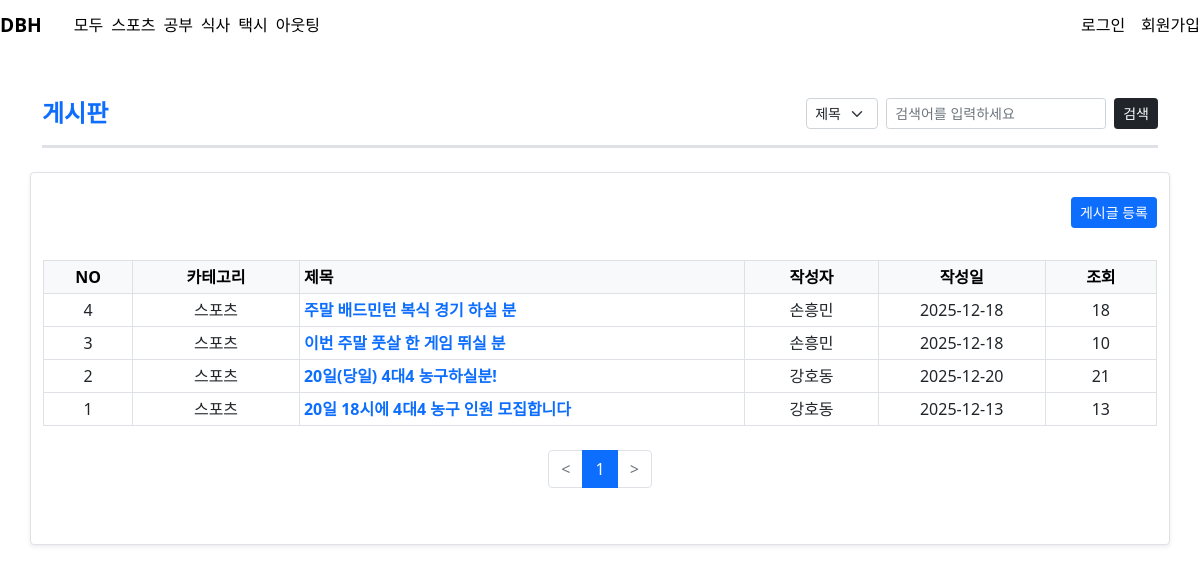
Page /src/index/index.php?cr=1 on the committed database.
### tables this page shows
CREATE TABLE board (
    board_id INT PRIMARY KEY AUTO_INCREMENT,
    fk_member_id INT NOT NULL,
    fk_activity_id INT,
    title VARCHAR(100) NOT NULL,
    content TEXT NOT NULL,
    reg_date DATETIME NOT NULL DEFAULT CURRENT_TIMESTAMP,
    modify_date DATETIME,
    real_yn TINYINT NOT NULL,
    hits INT,
    isDiffSelect TINYINT,
    FOREIGN KEY (fk_member_id) REFERENCES members(member_id) ON DELETE CASCADE,
    FOREIGN KEY (fk_activity_id) REFERENCES activity(activity_id) ON DELETE CASCADE
);

### src/index/index.php (the view, shortened to what this page needs)
<?php
include("../../inc/head.php");
$p = isset($_GET['p']) ? $_GET['p'] : 1;
$keyFiled = isset($_GET['keyFiled']) ? $_GET['keyFiled'] : "";
$keyWord = isset($_GET['keyWord']) ? $_GET['keyWord'] : "";
$where = '';
if($keyFiled != ""){
    $where = ' AND ' . $keyFiled.' like "%'.$keyWord.'%"';
}else{
    $where = ' ';
}
$baseWhere = ' 1=1';
$cr = isset($_GET['cr']) ? $_GET['cr'] : false;
$bind = array();
if($cr){
    $baseWhere .= " AND bc.fk_category_id = ? ";
    $sql = "
    SELECT b.*, m.user_name, c.*
    FROM board b
        inner join members m on b.fk_member_id = m.member_id
        inner join board_categories bc on bc.fk_board_id = b.board_id
        INNER JOIN categories c ON bc.fk_category_id = c.category_id
	WHERE". $baseWhere . $where . ' GROUP BY b.board_id, m.user_name';
    $orderBy = 'ORDER BY board_id DESC';
    $bind = array('fk_category_id' => $cr);
}
list($rows,$cnt,$navi) = PAGE($sql, $bind, 10, $orderBy, '');
$cnt = $cnt - (($p-1) * 10);
?>
<section>
    <div class="container my-5">
        <div class="row justify-content-center mb-4">
            <div class="col-12">
                <header class="d-flex justify-content-between align-items-center pb-3 border-bottom border-3">
                    <h4 class="fs-4 fw-bold text-primary mb-0">게시판</h4>
                    <form method="get" class="d-flex align-items-center">
                        <div class="d-flex gap-2">
                            <select name="keyFiled" class="form-select form-select-sm w-auto">
                                <option value="title" <?=$keyFiled == "title"? "selected":""?>>제목</option>
                            </select>
                            <input type="text" name="keyWord" class="form-control form-control-sm" value="<?=$keyWord?>" placeholder="검색어를 입력하세요">
                            <button class="btn btn-dark btn-sm d-flex align-items-center">검색</button>
                        </div>
                    </form>
                </header>
            </div>
        </div>
        <div class="row">
            <div class="col-12 py-4 bg-white border rounded shadow-sm">
                <div class="d-flex justify-content-end mb-3">
                    <a href="../Board/board_write.php?<?=reset_GET('p')."&p=$p"?>" class="btn btn-primary btn-sm">게시글 등록</a>
                </div>
                <div class="py-3">
                    <div class="table-responsive">
                        <table class="table table-bordered table-hover table-sm">
                            <thead class="table-light">
                            <tr class="fw-bold">
                                <th class="text-center" style="width: 8%;">NO</th>
                                <th class="text-center" style="width: 15%;">카테고리</th>
                                <th class="text-start">제목</th> <th class="text-center" style="width: 12%;">작성자</th>
                                <th class="text-center" style="width: 15%;">작성일</th>
                                <th class="text-center" style="width: 10%;">조회</th>
                            </tr>
                            </thead>
                            <tbody>
                            <?php
                            if(empty($rows[0])){
                            ?>
                            <?php
                            }else{
                            foreach ($rows as $row):
                                $board_id = $row['board_id'];
                                $sql = "SELECT * FROM board_categories
                                        inner join categories on category_id = fk_category_id
                                        WHERE fk_board_id = $board_id ";
                                $Crow=A($sql, '' , '');
                                $category_names = array_column($Crow, 'category_name');
                                $category = implode(', ', $category_names);
                                ?>
                                <tr>
                                    <td class="text-center"><?=$cnt?></td>
                                    <td class="text-center"><?=$category?>  </td>
                                    <td class="text-start"><a href="../Board/board_write.php?board_id=<?=$board_id?>&toIndex=1" class="text-decoration-none text-primary fw-bold"><?=$row['title']?></td></a>
                                    <td class="text-center"><?=$row['user_name']?></td>
                                    <td class="text-center"><?=substr($row['reg_date'],0,10)?></td>
                                    <td class="text-center"><?=$row['hits']?:0?></td>
                                </tr>
                            <?php $cnt--; endforeach;}?>
                            </tbody>
                        </table>
                    </div>
                    <div class="d-flex justify-content-center pt-2">
                        <?= $navi;?>
                    </div>
                </div>
            </div>
        </div>
    </div>
</section>
<?php
include("../../inc/footer.php");
?>

### css/main.style.css (style rules this page uses)
body { margin: 0; }
header button { flex-shrink: 0; min-width: fit-content; white-space: nowrap; }

### rows in the picture
board: category "스포츠", title "주말 배드민턴 복식 경기 하실 분", user_name "손흥민", reg_date "2025-12-18", hits "18"
board: category "스포츠", title "이번 주말 풋살 한 게임 뛰실 분", user_name "손흥민", reg_date "2025-12-18", hits "10"
board: category "스포츠", title "20일(당일) 4대4 농구하실분!", user_name "강호동", reg_date "2025-12-20", hits "21"
board: category "스포츠", title "20일 18시에 4대4 농구 인원 모집합니다", user_name "강호동", reg_date "2025-12-13", hits "13"
